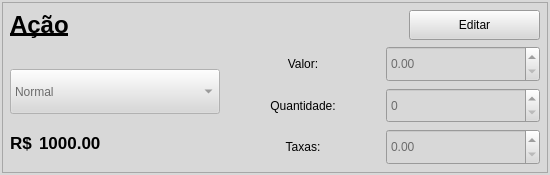
<?xml version="1.0" encoding="UTF-8"?>
<ui version="4.0">
 <class>Stock</class>
 <widget class="QWidget" name="Stock">
  <property name="geometry">
   <rect>
    <x>0</x>
    <y>0</y>
    <width>550</width>
    <height>175</height>
   </rect>
  </property>
  <property name="sizePolicy">
   <sizepolicy hsizetype="Preferred" vsizetype="Preferred">
    <horstretch>0</horstretch>
    <verstretch>0</verstretch>
   </sizepolicy>
  </property>
  <property name="minimumSize">
   <size>
    <width>0</width>
    <height>0</height>
   </size>
  </property>
  <property name="maximumSize">
   <size>
    <width>16777215</width>
    <height>16777215</height>
   </size>
  </property>
  <property name="palette">
   <palette>
    <active>
     <colorrole role="WindowText">
      <brush brushstyle="SolidPattern">
       <color alpha="255">
        <red>0</red>
        <green>0</green>
        <blue>0</blue>
       </color>
      </brush>
     </colorrole>
     <colorrole role="Button">
      <brush brushstyle="SolidPattern">
       <color alpha="255">
        <red>216</red>
        <green>216</green>
        <blue>216</blue>
       </color>
      </brush>
     </colorrole>
     <colorrole role="Light">
      <brush brushstyle="SolidPattern">
       <color alpha="255">
        <red>255</red>
        <green>255</green>
        <blue>255</blue>
       </color>
      </brush>
     </colorrole>
     <colorrole role="Midlight">
      <brush brushstyle="SolidPattern">
       <color alpha="255">
        <red>235</red>
        <green>235</green>
        <blue>235</blue>
       </color>
      </brush>
     </colorrole>
     <colorrole role="Dark">
      <brush brushstyle="SolidPattern">
       <color alpha="255">
        <red>108</red>
        <green>108</green>
        <blue>108</blue>
       </color>
      </brush>
     </colorrole>
     <colorrole role="Mid">
      <brush brushstyle="SolidPattern">
       <color alpha="255">
        <red>144</red>
        <green>144</green>
        <blue>144</blue>
       </color>
      </brush>
     </colorrole>
     <colorrole role="Text">
      <brush brushstyle="SolidPattern">
       <color alpha="255">
        <red>0</red>
        <green>0</green>
        <blue>0</blue>
       </color>
      </brush>
     </colorrole>
     <colorrole role="BrightText">
      <brush brushstyle="SolidPattern">
       <color alpha="255">
        <red>255</red>
        <green>255</green>
        <blue>255</blue>
       </color>
      </brush>
     </colorrole>
     <colorrole role="ButtonText">
      <brush brushstyle="SolidPattern">
       <color alpha="255">
        <red>0</red>
        <green>0</green>
        <blue>0</blue>
       </color>
      </brush>
     </colorrole>
     <colorrole role="Base">
      <brush brushstyle="SolidPattern">
       <color alpha="255">
        <red>255</red>
        <green>255</green>
        <blue>255</blue>
       </color>
      </brush>
     </colorrole>
     <colorrole role="Window">
      <brush brushstyle="SolidPattern">
       <color alpha="255">
        <red>216</red>
        <green>216</green>
        <blue>216</blue>
       </color>
      </brush>
     </colorrole>
     <colorrole role="Shadow">
      <brush brushstyle="SolidPattern">
       <color alpha="255">
        <red>0</red>
        <green>0</green>
        <blue>0</blue>
       </color>
      </brush>
     </colorrole>
     <colorrole role="AlternateBase">
      <brush brushstyle="SolidPattern">
       <color alpha="255">
        <red>235</red>
        <green>235</green>
        <blue>235</blue>
       </color>
      </brush>
     </colorrole>
     <colorrole role="ToolTipBase">
      <brush brushstyle="SolidPattern">
       <color alpha="255">
        <red>255</red>
        <green>255</green>
        <blue>220</blue>
       </color>
      </brush>
     </colorrole>
     <colorrole role="ToolTipText">
      <brush brushstyle="SolidPattern">
       <color alpha="255">
        <red>0</red>
        <green>0</green>
        <blue>0</blue>
       </color>
      </brush>
     </colorrole>
     <colorrole role="PlaceholderText">
      <brush brushstyle="SolidPattern">
       <color alpha="128">
        <red>0</red>
        <green>0</green>
        <blue>0</blue>
       </color>
      </brush>
     </colorrole>
    </active>
    <inactive>
     <colorrole role="WindowText">
      <brush brushstyle="SolidPattern">
       <color alpha="255">
        <red>0</red>
        <green>0</green>
        <blue>0</blue>
       </color>
      </brush>
     </colorrole>
     <colorrole role="Button">
      <brush brushstyle="SolidPattern">
       <color alpha="255">
        <red>216</red>
        <green>216</green>
        <blue>216</blue>
       </color>
      </brush>
     </colorrole>
     <colorrole role="Light">
      <brush brushstyle="SolidPattern">
       <color alpha="255">
        <red>255</red>
        <green>255</green>
        <blue>255</blue>
       </color>
      </brush>
     </colorrole>
     <colorrole role="Midlight">
      <brush brushstyle="SolidPattern">
       <color alpha="255">
        <red>235</red>
        <green>235</green>
        <blue>235</blue>
       </color>
      </brush>
     </colorrole>
     <colorrole role="Dark">
      <brush brushstyle="SolidPattern">
       <color alpha="255">
        <red>108</red>
        <green>108</green>
        <blue>108</blue>
       </color>
      </brush>
     </colorrole>
     <colorrole role="Mid">
      <brush brushstyle="SolidPattern">
       <color alpha="255">
        <red>144</red>
        <green>144</green>
        <blue>144</blue>
       </color>
      </brush>
     </colorrole>
     <colorrole role="Text">
      <brush brushstyle="SolidPattern">
       <color alpha="255">
        <red>0</red>
        <green>0</green>
        <blue>0</blue>
       </color>
      </brush>
     </colorrole>
     <colorrole role="BrightText">
      <brush brushstyle="SolidPattern">
       <color alpha="255">
        <red>255</red>
        <green>255</green>
        <blue>255</blue>
       </color>
      </brush>
     </colorrole>
     <colorrole role="ButtonText">
      <brush brushstyle="SolidPattern">
       <color alpha="255">
        <red>0</red>
        <green>0</green>
        <blue>0</blue>
       </color>
      </brush>
     </colorrole>
     <colorrole role="Base">
      <brush brushstyle="SolidPattern">
       <color alpha="255">
        <red>255</red>
        <green>255</green>
        <blue>255</blue>
       </color>
      </brush>
     </colorrole>
     <colorrole role="Window">
      <brush brushstyle="SolidPattern">
       <color alpha="255">
        <red>216</red>
        <green>216</green>
        <blue>216</blue>
       </color>
      </brush>
     </colorrole>
     <colorrole role="Shadow">
      <brush brushstyle="SolidPattern">
       <color alpha="255">
        <red>0</red>
        <green>0</green>
        <blue>0</blue>
       </color>
      </brush>
     </colorrole>
     <colorrole role="AlternateBase">
      <brush brushstyle="SolidPattern">
       <color alpha="255">
        <red>235</red>
        <green>235</green>
        <blue>235</blue>
       </color>
      </brush>
     </colorrole>
     <colorrole role="ToolTipBase">
      <brush brushstyle="SolidPattern">
       <color alpha="255">
        <red>255</red>
        <green>255</green>
        <blue>220</blue>
       </color>
      </brush>
     </colorrole>
     <colorrole role="ToolTipText">
      <brush brushstyle="SolidPattern">
       <color alpha="255">
        <red>0</red>
        <green>0</green>
        <blue>0</blue>
       </color>
      </brush>
     </colorrole>
     <colorrole role="PlaceholderText">
      <brush brushstyle="SolidPattern">
       <color alpha="128">
        <red>0</red>
        <green>0</green>
        <blue>0</blue>
       </color>
      </brush>
     </colorrole>
    </inactive>
    <disabled>
     <colorrole role="WindowText">
      <brush brushstyle="SolidPattern">
       <color alpha="255">
        <red>108</red>
        <green>108</green>
        <blue>108</blue>
       </color>
      </brush>
     </colorrole>
     <colorrole role="Button">
      <brush brushstyle="SolidPattern">
       <color alpha="255">
        <red>216</red>
        <green>216</green>
        <blue>216</blue>
       </color>
      </brush>
     </colorrole>
     <colorrole role="Light">
      <brush brushstyle="SolidPattern">
       <color alpha="255">
        <red>255</red>
        <green>255</green>
        <blue>255</blue>
       </color>
      </brush>
     </colorrole>
     <colorrole role="Midlight">
      <brush brushstyle="SolidPattern">
       <color alpha="255">
        <red>235</red>
        <green>235</green>
        <blue>235</blue>
       </color>
      </brush>
     </colorrole>
     <colorrole role="Dark">
      <brush brushstyle="SolidPattern">
       <color alpha="255">
        <red>108</red>
        <green>108</green>
        <blue>108</blue>
       </color>
      </brush>
     </colorrole>
     <colorrole role="Mid">
      <brush brushstyle="SolidPattern">
       <color alpha="255">
        <red>144</red>
        <green>144</green>
        <blue>144</blue>
       </color>
      </brush>
     </colorrole>
     <colorrole role="Text">
      <brush brushstyle="SolidPattern">
       <color alpha="255">
        <red>108</red>
        <green>108</green>
        <blue>108</blue>
       </color>
      </brush>
     </colorrole>
     <colorrole role="BrightText">
      <brush brushstyle="SolidPattern">
       <color alpha="255">
        <red>255</red>
        <green>255</green>
        <blue>255</blue>
       </color>
      </brush>
     </colorrole>
     <colorrole role="ButtonText">
      <brush brushstyle="SolidPattern">
       <color alpha="255">
        <red>108</red>
        <green>108</green>
        <blue>108</blue>
       </color>
      </brush>
     </colorrole>
     <colorrole role="Base">
      <brush brushstyle="SolidPattern">
       <color alpha="255">
        <red>216</red>
        <green>216</green>
        <blue>216</blue>
       </color>
      </brush>
     </colorrole>
     <colorrole role="Window">
      <brush brushstyle="SolidPattern">
       <color alpha="255">
        <red>216</red>
        <green>216</green>
        <blue>216</blue>
       </color>
      </brush>
     </colorrole>
     <colorrole role="Shadow">
      <brush brushstyle="SolidPattern">
       <color alpha="255">
        <red>0</red>
        <green>0</green>
        <blue>0</blue>
       </color>
      </brush>
     </colorrole>
     <colorrole role="AlternateBase">
      <brush brushstyle="SolidPattern">
       <color alpha="255">
        <red>216</red>
        <green>216</green>
        <blue>216</blue>
       </color>
      </brush>
     </colorrole>
     <colorrole role="ToolTipBase">
      <brush brushstyle="SolidPattern">
       <color alpha="255">
        <red>255</red>
        <green>255</green>
        <blue>220</blue>
       </color>
      </brush>
     </colorrole>
     <colorrole role="ToolTipText">
      <brush brushstyle="SolidPattern">
       <color alpha="255">
        <red>0</red>
        <green>0</green>
        <blue>0</blue>
       </color>
      </brush>
     </colorrole>
     <colorrole role="PlaceholderText">
      <brush brushstyle="SolidPattern">
       <color alpha="128">
        <red>0</red>
        <green>0</green>
        <blue>0</blue>
       </color>
      </brush>
     </colorrole>
    </disabled>
   </palette>
  </property>
  <property name="focusPolicy">
   <enum>Qt::NoFocus</enum>
  </property>
  <property name="windowTitle">
   <string>Gerador de Darf</string>
  </property>
  <layout class="QVBoxLayout" name="verticalLayout_2">
   <property name="leftMargin">
    <number>2</number>
   </property>
   <property name="topMargin">
    <number>2</number>
   </property>
   <property name="rightMargin">
    <number>2</number>
   </property>
   <property name="bottomMargin">
    <number>2</number>
   </property>
   <item>
    <widget class="QFrame" name="stockMainFrame">
     <property name="frameShape">
      <enum>QFrame::StyledPanel</enum>
     </property>
     <property name="frameShadow">
      <enum>QFrame::Raised</enum>
     </property>
     <layout class="QVBoxLayout" name="stockMainFrameLayout" stretch="2,8">
      <property name="leftMargin">
       <number>7</number>
      </property>
      <property name="topMargin">
       <number>7</number>
      </property>
      <property name="rightMargin">
       <number>7</number>
      </property>
      <property name="bottomMargin">
       <number>7</number>
      </property>
      <item>
       <layout class="QHBoxLayout" name="stockEditLayout" stretch="3,1">
        <property name="spacing">
         <number>6</number>
        </property>
        <item>
         <widget class="QLabel" name="stockLabel">
          <property name="font">
           <font>
            <pointsize>18</pointsize>
            <weight>75</weight>
            <bold>true</bold>
            <underline>true</underline>
           </font>
          </property>
          <property name="text">
           <string>Ação</string>
          </property>
         </widget>
        </item>
        <item>
         <widget class="QPushButton" name="editButton">
          <property name="sizePolicy">
           <sizepolicy hsizetype="Preferred" vsizetype="Preferred">
            <horstretch>0</horstretch>
            <verstretch>0</verstretch>
           </sizepolicy>
          </property>
          <property name="text">
           <string>Editar</string>
          </property>
          <property name="checkable">
           <bool>false</bool>
          </property>
          <property name="flat">
           <bool>false</bool>
          </property>
         </widget>
        </item>
       </layout>
      </item>
      <item>
       <layout class="QHBoxLayout" name="stockPropertiesLayout" stretch="2,3">
        <item>
         <layout class="QVBoxLayout" name="nameCategoryTotalLayout" stretch="1,2,2">
          <item>
           <spacer name="nameCategoryTotalPriceSpacer">
            <property name="orientation">
             <enum>Qt::Vertical</enum>
            </property>
            <property name="sizeType">
             <enum>QSizePolicy::Preferred</enum>
            </property>
            <property name="sizeHint" stdset="0">
             <size>
              <width>20</width>
              <height>40</height>
             </size>
            </property>
           </spacer>
          </item>
          <item>
           <widget class="QComboBox" name="categoryInput">
            <property name="enabled">
             <bool>false</bool>
            </property>
            <property name="sizePolicy">
             <sizepolicy hsizetype="Preferred" vsizetype="Preferred">
              <horstretch>0</horstretch>
              <verstretch>0</verstretch>
             </sizepolicy>
            </property>
            <property name="currentIndex">
             <number>1</number>
            </property>
            <property name="maxVisibleItems">
             <number>2</number>
            </property>
            <property name="maxCount">
             <number>2</number>
            </property>
            <item>
             <property name="text">
              <string>Fundo Imobiliário</string>
             </property>
            </item>
            <item>
             <property name="text">
              <string>Normal</string>
             </property>
            </item>
           </widget>
          </item>
          <item>
           <layout class="QHBoxLayout" name="totalValueLayout" stretch="1,1,10">
            <item>
             <widget class="QLabel" name="realSymbolLabel">
              <property name="font">
               <font>
                <pointsize>13</pointsize>
                <weight>75</weight>
                <bold>true</bold>
               </font>
              </property>
              <property name="text">
               <string>R$</string>
              </property>
             </widget>
            </item>
            <item>
             <widget class="QLabel" name="totalValueLabel">
              <property name="font">
               <font>
                <pointsize>13</pointsize>
                <weight>75</weight>
                <bold>true</bold>
               </font>
              </property>
              <property name="text">
               <string>1000.00</string>
              </property>
             </widget>
            </item>
            <item>
             <spacer name="totalValueSpacer">
              <property name="orientation">
               <enum>Qt::Horizontal</enum>
              </property>
              <property name="sizeType">
               <enum>QSizePolicy::Preferred</enum>
              </property>
              <property name="sizeHint" stdset="0">
               <size>
                <width>40</width>
                <height>20</height>
               </size>
              </property>
             </spacer>
            </item>
           </layout>
          </item>
         </layout>
        </item>
        <item>
         <layout class="QVBoxLayout" name="valueAmmountFaresLayout">
          <item>
           <layout class="QHBoxLayout" name="valueLayout">
            <item>
             <widget class="QLabel" name="valueLabel">
              <property name="text">
               <string>Valor:</string>
              </property>
              <property name="alignment">
               <set>Qt::AlignCenter</set>
              </property>
             </widget>
            </item>
            <item>
             <widget class="QDoubleSpinBox" name="valueInput">
              <property name="enabled">
               <bool>false</bool>
              </property>
              <property name="sizePolicy">
               <sizepolicy hsizetype="Preferred" vsizetype="Preferred">
                <horstretch>0</horstretch>
                <verstretch>0</verstretch>
               </sizepolicy>
              </property>
             </widget>
            </item>
           </layout>
          </item>
          <item>
           <layout class="QHBoxLayout" name="ammountLayout">
            <item>
             <widget class="QLabel" name="ammountLabel">
              <property name="text">
               <string>Quantidade:</string>
              </property>
              <property name="alignment">
               <set>Qt::AlignCenter</set>
              </property>
             </widget>
            </item>
            <item>
             <widget class="QSpinBox" name="ammountInput">
              <property name="enabled">
               <bool>false</bool>
              </property>
              <property name="sizePolicy">
               <sizepolicy hsizetype="Preferred" vsizetype="Preferred">
                <horstretch>0</horstretch>
                <verstretch>0</verstretch>
               </sizepolicy>
              </property>
             </widget>
            </item>
           </layout>
          </item>
          <item>
           <layout class="QHBoxLayout" name="faresLayout">
            <item>
             <widget class="QLabel" name="faresLabel">
              <property name="text">
               <string>Taxas:</string>
              </property>
              <property name="alignment">
               <set>Qt::AlignCenter</set>
              </property>
             </widget>
            </item>
            <item>
             <widget class="QDoubleSpinBox" name="faresInput">
              <property name="enabled">
               <bool>false</bool>
              </property>
              <property name="sizePolicy">
               <sizepolicy hsizetype="Preferred" vsizetype="Preferred">
                <horstretch>0</horstretch>
                <verstretch>0</verstretch>
               </sizepolicy>
              </property>
             </widget>
            </item>
           </layout>
          </item>
         </layout>
        </item>
       </layout>
      </item>
     </layout>
    </widget>
   </item>
  </layout>
 </widget>
 <resources/>
 <connections/>
</ui>
